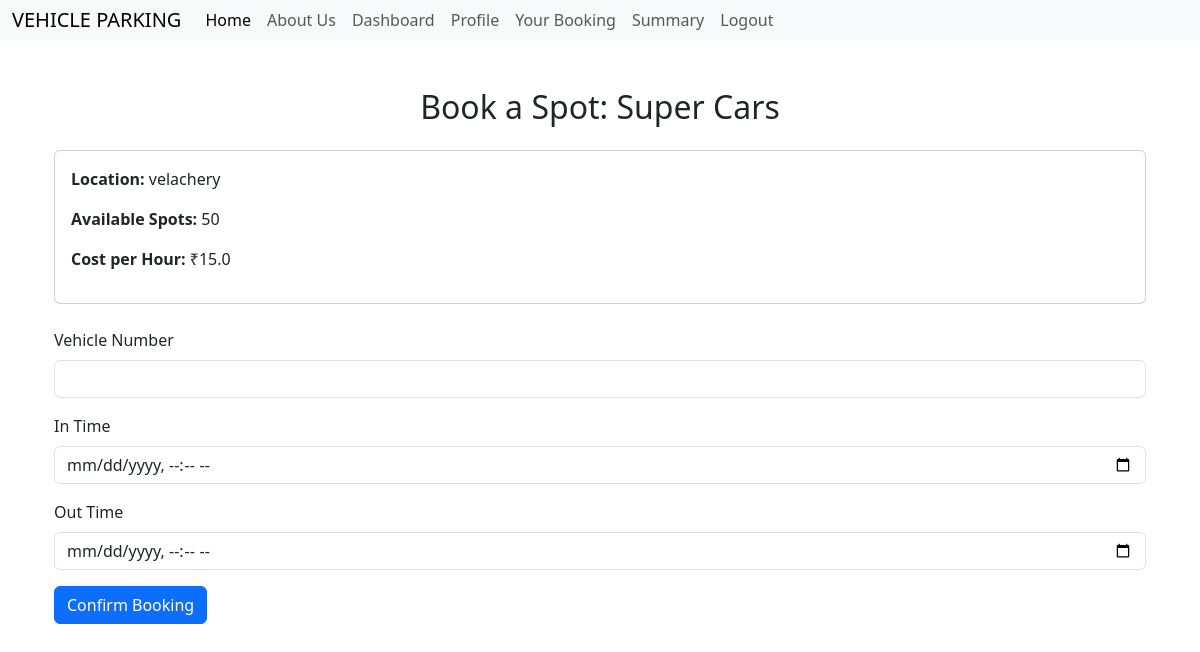
Screenshot of /booking/2 (signed in) with the database file from the repository.
### models.py (models this page shows)
class ParkingLot (db.Model):
     __tablename__ = 'parking_lot'
     lot_id = db.Column(db.String(250),primary_key=True)
     lot_name = db.Column(db.String(250), nullable=False)
     location = db.Column(db.String(250), nullable=False)
     capacity = db.Column(db.Integer, nullable=False)
     per_hour_cost = db.Column(db.Float, nullable=False)

### routes.py (the view)
@app.route('/booking/<string:lot_id>')
@auth_required
def book_spot(lot_id):
    lot = ParkingLot.query.get(lot_id)
    available_spots = ParkingSpot.query.filter_by(lot_id=lot_id, availability=True).count()
    return render_template('book_spot.html', lot=lot, available_spots=available_spots)

### routes.py (called while the page is built)
def auth_required(func):
    @wraps(func)
    def inner(*args,**kwargs):
        if 'user_id' not in session:
            flash("Please login to continue.")
            return redirect(url_for("login"))
        return func(*args, **kwargs)
    return inner

@app.context_processor
def inject_user():
    if 'user_id' in session:
        user = Users.query.filter_by(user_id=session['user_id']).first()
        return dict(user=user)
    return dict(user=None)

### templates/book_spot.html (shortened to what this page needs)
{% extends 'layout.html' %}
{% block content %}
<div class="container mt-5">
  <h2 class="text-center mb-4">Book a Spot: {{ lot.lot_name }}</h2>
  <div class="card mb-4">
    <div class="card-body">
      <p><strong>Location:</strong> {{ lot.location }}</p>
      <p><strong>Available Spots:</strong> {{ available_spots }}</p>
      <p><strong>Cost per Hour:</strong> ₹{{ lot.per_hour_cost }}</p>
    </div>
  </div>
  {% if available_spots > 0 %}
    <form action="{{ url_for('reserve') }}" method="POST">
        <div class="mb-3">
        <label class="form-label">Vehicle Number</label>
        <input type="text" name="vehicle_number" class="form-control" required>
        </div>
        <div class="mb-3">
        <label class="form-label">In Time</label>
        <input type="datetime-local" name="in_time" class="form-control" required>
        </div>
        <div class="mb-3">
        <label class="form-label">Out Time</label>
        <input type="datetime-local" name="out_time" class="form-control" required>
        </div>
        <button type="submit" class="btn btn-primary">Confirm Booking</button>
    </form>
    {% else %}
        <div class="alert alert-warning">No available spots in this lot.</div>
  {% endif %}
</div>
{% endblock %}

### templates/layout.html (style rules this page uses)
body { margin: 0; padding: 0; }

### rows the page displays
ParkingLot: lot_name "Super Cars", location "velachery", per_hour_cost "15.0"

### other values shown
{{ available_spots }} "50"
